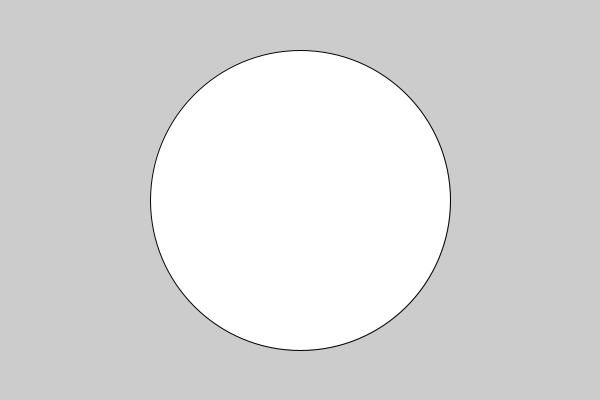
Frame 1 (no input)
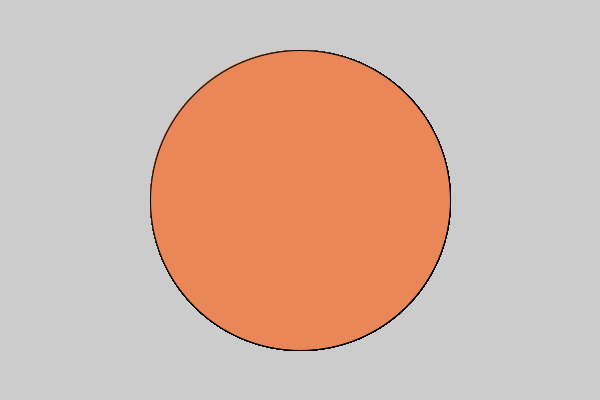
Frame 60 (the mouse pressed at the canvas centre just before this capture)
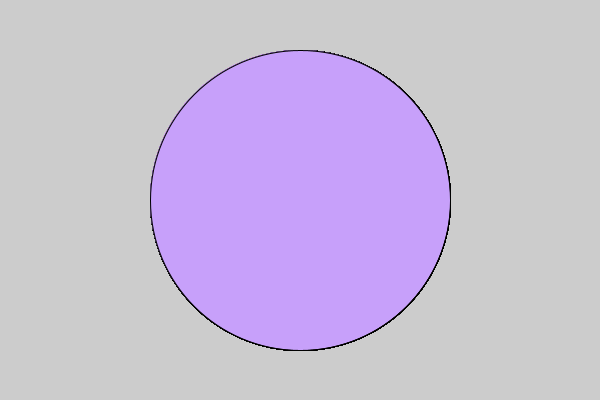
Frame 120 (the mouse held since frame 60 and released just before this capture)

The Processing sketch that drew these frames (run headless with seeded random() and noise(); from frame 60 on, the mouse is pressed at the canvas centre):

// Processing sketch: Logical_Dot
// ── Logical_Dot.pde


void setup() {
  size(600,400);
}

void draw() {
  ellipse(300,200,300,300);
 if (mousePressed) {
 fill(199,160,250);
} else {
  fill(234,135,89);

}}
